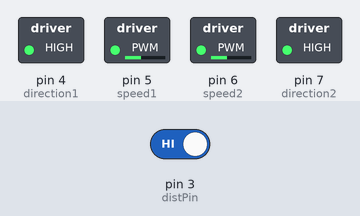
This sketch was run on a simulated Arduino Uno, built with avr-gcc and run on an emulated ATmega328P. Shown: switched loads named in the sketch (green lamp = pin HIGH). The inputs (shaded band) are chosen by the test bench; at power-on: pin 3 (distPin) HIGH.

Above: at 1.8 s.
1.9 s: pin 3 (distPin) driven LOW
At 2.4 s:
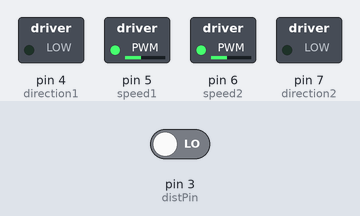
3.5 s: pin 3 (distPin) driven HIGH
At 5.8 s:
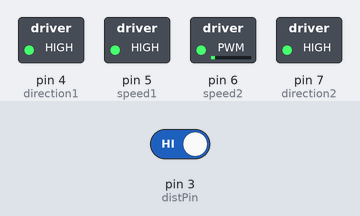
Timing chart, 0 to 7.5 s (numbered marks = the images above; inputs shaded):
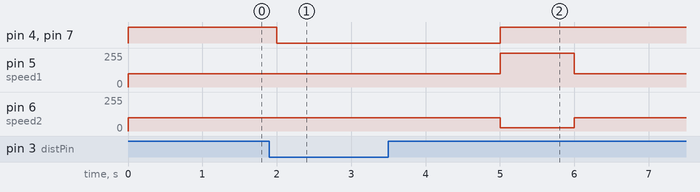

The sketch:

stopRange.ino
```cpp
// Robot backs up and turns right when range sensor outputs 0

int distPin = 3; // Range sensor connected to digital pin 3

//Standard PWM DC control
int speed1 = 5;     //M1 Speed Control (left side)
int speed2 = 6;     //M2 Speed Control (right side)
int direction1 = 4;    //M1 Direction Control
int direction2 = 7;    //M1 Direction Control

void stop()  //Stop
{
  digitalWrite(speed1,LOW);
  digitalWrite(speed2,LOW);
}

void advance(char a,char b)  //Move forward
{
  analogWrite (speed1,a);
  digitalWrite(direction1,HIGH);
  analogWrite (speed2,b);
  digitalWrite(direction2,HIGH);
}

void back_off (char a,char b)   //Move backward
{
  analogWrite (speed1,a);
  digitalWrite(direction1,LOW);
  analogWrite (speed2,b);
  digitalWrite(direction2,LOW);
}
void turn_L ()             //Turn Left
{
  analogWrite (speed1, 25);
  digitalWrite(direction1,HIGH);
  analogWrite (speed2, 255);
  digitalWrite(direction2,HIGH);
}

void turn_R ()    //Turn Right
{
  analogWrite (speed1, 255);
  digitalWrite(direction1,HIGH);
  analogWrite (speed2, 25);
  digitalWrite(direction2, HIGH);
}

void setup() {
  pinMode(distPin, INPUT);
  int i;
  for(i=4;i<=7;i++)
    pinMode(i, OUTPUT);
}

void loop() {
  int value = digitalRead(distPin);
  if (value == 0) {
    stop();
    back_off(100, 100);
    delay(3000);
    turn_R();
    delay(500);
  }
  else advance(100, 100);
  delay(500);
}
```

Measured:
- after the input at 1.9 s, pin 4 (direction1), pin 7 (direction2): HIGH → LOW after 0.10 s
- after the input at 3.5 s, pin 4 (direction1), pin 7 (direction2): goes on until 5.0 s, then stays HIGH; pin 5 (speed1), pin 6 (speed2): goes on until 6.0 s, then stays 100/255
